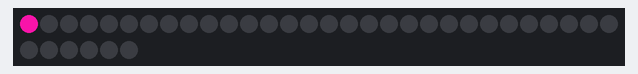
Simulated run of this sketch. Board: Arduino Uno, built with avr-gcc and run on an emulated ATmega328P. Shown: 36 RGB LEDs in strip order, left to right, continuing on the next row. Random numbers use the default seed unless the sketch sets one.

Above: at 0.15 s.
At 3.8 s:
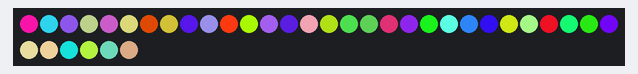
At 10.62 s:
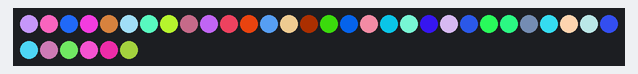
At 17.45 s:
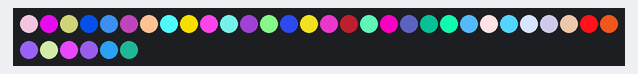
At 24.27 s:
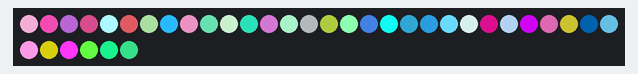
At 37.92 s:
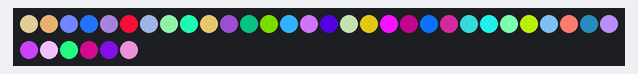

The sketch:

neo-starter.ino
```cpp
 #include "FastLED.h"

// How many leds in your strip?
#define NUM_LEDS 36
#define DATA_PIN 3
CRGB leds[NUM_LEDS];

void setup() {
  FastLED.addLeds<WS2812B, DATA_PIN, GRB>(leds, NUM_LEDS);
  // FastLED.addLeds<NEOPIXEL, DATA_PIN>(leds, NUM_LEDS);
  Serial.begin(500000);
}

void loop() {
  for(int i = 0; i < 36; i++) {
    int r = random(0, 255);
    int g = random(0, 255);
    int b = random(0, 255);

    leds[i] = CRGB(r, g, b);

    delay(100);
    FastLED.show();
  }

  delay(200);

  for(int i = 0; i < 36; i++) {
    leds[i] = CRGB(0, 0, 0);
    delay(75);
    FastLED.show();
  }

  delay(200);
}
```
